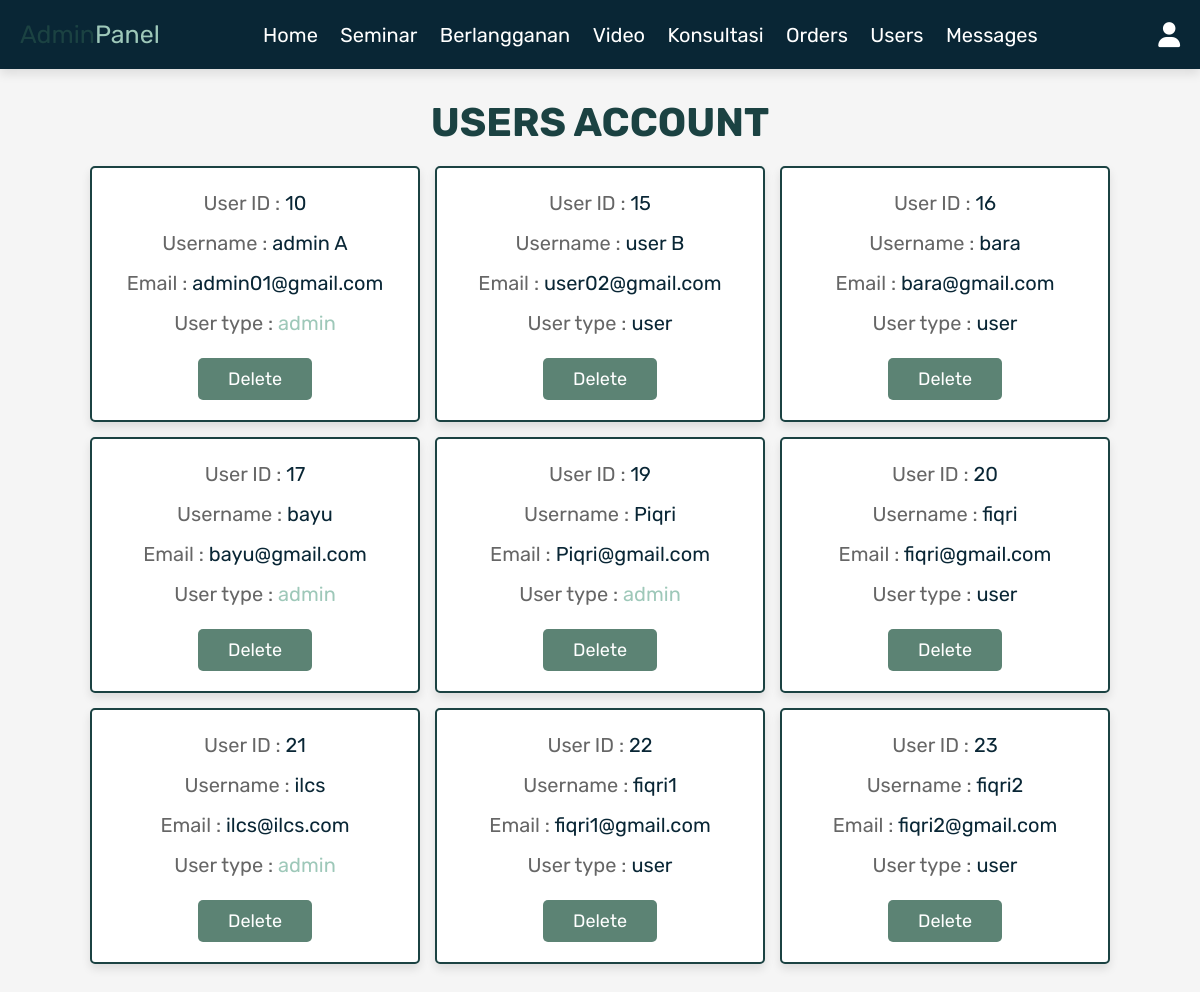
The app's page /admin_users.php (signed in) with its own data.
### tables this page shows
CREATE TABLE `users` (
  `id` int(11) NOT NULL,
  `name` varchar(100) NOT NULL,
  `email` varchar(100) NOT NULL,
  `password` varchar(100) NOT NULL,
  `user_type` varchar(20) NOT NULL DEFAULT 'user',
  `created_at` timestamp NULL DEFAULT current_timestamp()
);

### admin_users.php (the view, shortened to what this page needs)
<?php
@include 'config.php';
?>
<!DOCTYPE html>
<html lang="en">
<head>
   <link rel="stylesheet" href="https://cdnjs.cloudflare.com/ajax/libs/font-awesome/6.0.0/css/all.min.css">
   <link rel="stylesheet" href="css/admin_style.css">
</head>
<body>
<?php @include 'admin_header.php'; ?>
<section class="users">
   <h1 class="title">users account</h1>
   <div class="box-container">
      <?php
         $select_users = mysqli_query($conn, "SELECT * FROM `users`") or die('query failed');
         if(mysqli_num_rows($select_users) > 0){
            while($fetch_users = mysqli_fetch_assoc($select_users)){
      ?>
      <div class="box">
         <p>User ID : <span><?php echo $fetch_users['id']; ?></span></p>
         <p>Username : <span><?php echo $fetch_users['name']; ?></span></p>
         <p>Email : <span><?php echo $fetch_users['email']; ?></span></p>
         <p>User type : <span style="color:<?php if($fetch_users['user_type'] == 'admin'){ echo 'var(--orange)'; }; ?>"><?php echo $fetch_users['user_type']; ?></span></p>
         <a href="admin_users.php?delete=<?php echo $fetch_users['id']; ?>" onclick="return confirm('Delete this user?');" class="delete-btn">delete</a>
      </div>
      <?php
         }
      }
      ?>
   </div>
</section>
</body>
</html>

### css/admin_style.css (style rules this page uses)
:root { --pink:#092635; --red:#5C8374; --orange:#9EC8B9; --black:#1B4242; --white:#fff; --light-color:#666; --light-white:#ccc; --light-bg:#f5f5f5; --border:.2rem solid var(--black); --box-shadow:0 .5rem 1rem rgba(0,0,0,.1); }
* { font-family: 'Rubik', sans-serif; margin:0; padding:0; box-sizing: border-box; outline: none; border:none; text-decoration: none; transition:all .2s linear; }
html { font-size: 62.5%; overflow-x: hidden; scroll-behavior: smooth; scroll-padding-top: 6.5rem; }
body { background: var(--light-bg); }
section { padding:3rem 2rem; }
.title { text-align: center; margin-bottom: 2rem; color:var(--black); text-transform: uppercase; font-size: 4rem; }
.btn, .delete-btn, .option-btn { display: inline-block; border-radius: .5rem; margin-top: 1rem; font-size: 1.8rem; color:var(--white); cursor: pointer; padding:1rem 3rem; text-transform: capitalize; }
.delete-btn { background-color: var(--red); }
.users .box-container { display: grid; grid-template-columns: repeat(auto-fit, 33rem); gap:1.5rem; align-items: flex-start; max-width: 1200px; margin: 0 auto; justify-content: center; }
.users .box-container .box { padding:2rem; border:var(--border); background-color: var(--white); box-shadow: var(--box-shadow); border-radius: .5rem; text-align: center; }
.users .box-container .box p { font-size: 2rem; color:var(--light-color); margin-bottom: 1rem; line-height: 1.5; }
.users .box-container .box p span { color:var(--pink); }
.users .box-container .box .delete-btn { margin-top: .5; }

### records on screen
users: id "10", name "admin A", email "admin01@gmail.com", user_type "admin"
users: id "15", name "user B", email "user02@gmail.com", user_type "user"
users: id "16", name "bara", email "bara@gmail.com", user_type "user"
users: id "17", name "bayu", email "bayu@gmail.com", user_type "admin"
users: id "19", name "Piqri", email "Piqri@gmail.com", user_type "admin"
users: id "20", name "fiqri", email "fiqri@gmail.com", user_type "user"
users: id "21", name "ilcs", email "ilcs@ilcs.com", user_type "admin"
users: id "22", name "fiqri1", email "fiqri1@gmail.com", user_type "user"
users: id "23", name "fiqri2", email "fiqri2@gmail.com", user_type "user"
